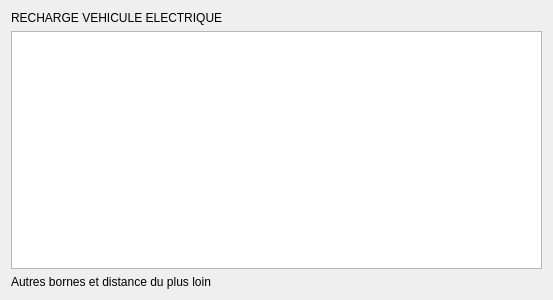
<?xml version="1.0" encoding="UTF-8"?>
<ui version="4.0">
 <class>RechargeVehiculeWidget</class>
 <widget class="QWidget" name="RechargeVehiculeWidget">
  <property name="geometry">
   <rect>
    <x>0</x>
    <y>0</y>
    <width>553</width>
    <height>300</height>
   </rect>
  </property>
  <property name="windowTitle">
   <string>Form</string>
  </property>
  <layout class="QHBoxLayout" name="horizontalLayout">
   <item>
    <layout class="QVBoxLayout" name="verticalLayout">
     <item>
      <widget class="QLabel" name="label">
       <property name="text">
        <string>RECHARGE VEHICULE ELECTRIQUE</string>
       </property>
      </widget>
     </item>
     <item>
      <widget class="QTableWidget" name="tableWidget"/>
     </item>
     <item>
      <widget class="QLabel" name="label_2">
       <property name="text">
        <string>Autres bornes et distance du plus loin</string>
       </property>
      </widget>
     </item>
    </layout>
   </item>
  </layout>
 </widget>
 <resources/>
 <connections/>
</ui>
